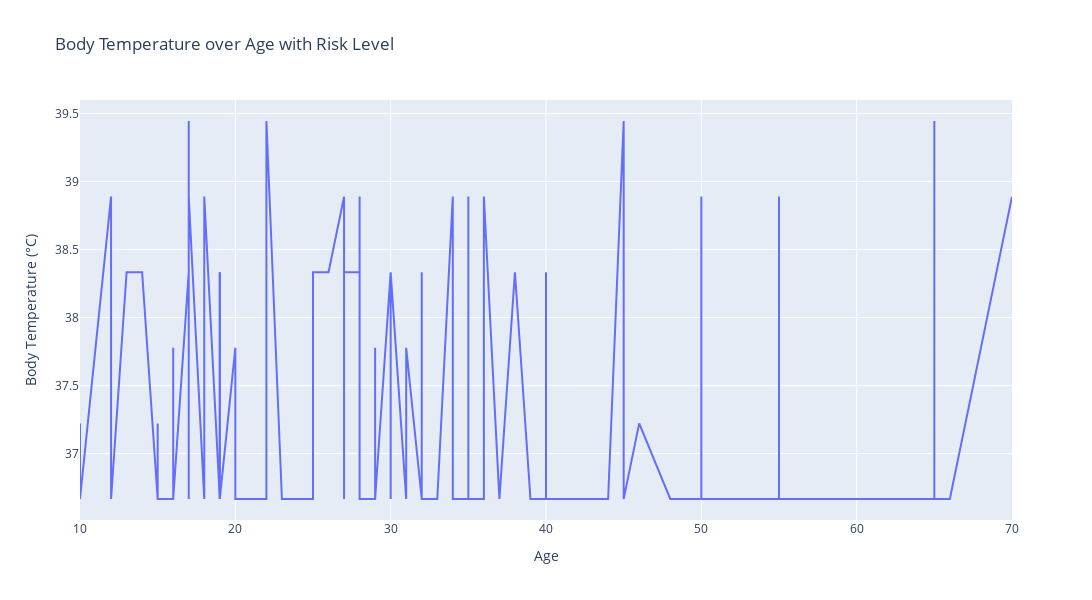

The code cell stored with this chart in its notebook:
### Code cell
# Mengimpor pustaka Pandas dan memberi alias pd
import pandas as pd

# Mengimpor pustaka Plotly's graph_objs dan memberi alias go
import plotly.graph_objs as go

# Membaca data dari file Excel 'data_kesehatan.xlsx' dan menyimpannya dalam objek DataFrame yang disebut 'data'
data = pd.read_excel('data/data_kesehatan.xlsx')

# Mengurutkan DataFrame 'data' berdasarkan kolom 'Age' (umur)
data = data.sort_values(by='Age')

# Mengambil kolom 'Age' (umur) dari DataFrame dan menyimpannya dalam variabel 'x'
x = data['Age']

# Mengambil kolom 'body Temp (celcius)' (suhu tubuh dalam Celcius) dari DataFrame dan menyimpannya dalam variabel 'y'
y = data['body Temp (celcius)']

# Mengambil kolom 'RiskLevel' (tingkat risiko) dari DataFrame dan menyimpannya dalam variabel 'risk_levels'
risk_levels = data['RiskLevel']

# Mendefinisikan peta warna untuk tingkat risiko
color_mapping = {'low risk': 'green', 'mid risk': 'yellow', 'high risk': 'red'}

# Membuat objek grafik kosong menggunakan Plotly's Figure
fig = go.Figure()

# Menambahkan trace berupa garis pada grafik dengan data 'x' (umur) dan 'y' (suhu tubuh) serta memberi nama 'Body Temperature (°C)'
fig.add_trace(go.Scatter(x=x, y=y, mode='lines', name='Body Temperature (°C)'))

# Mengatur layout grafik, termasuk judul, label sumbu, lebar, dan tinggi
fig.update_layout(
    title='Body Temperature over Age with Risk Level',
    xaxis_title='Age',
    yaxis_title='Body Temperature (°C)',
    width=1200,
    height=600
)

# Menampilkan grafik yang telah dibuat
fig.show()

### Figure 1 — Plotly figure (JSON) as saved in the notebook; plotly's stock layout.template omitted (floating-point values rounded to 4 significant figures; data arrays with more than 128 entries replaced by an {"elided": "..."} marker saying what was removed)
{"data": [{"mode": "lines", "name": "Body Temperature (°C)", "type": "scatter", "x": {"elided": "1014 int values"}, "y": {"elided": "1014 float values"}}], "layout": {"height": 600, "title": {"text": "Body Temperature over Age with Risk Level"}, "width": 1200, "xaxis": {"autorange": true, "range": [10, 70], "title": {"text": "Age"}, "type": "linear"}, "yaxis": {"autorange": true, "range": [36.51, 39.6], "title": {"text": "Body Temperature (°C)"}, "type": "linear"}}}
